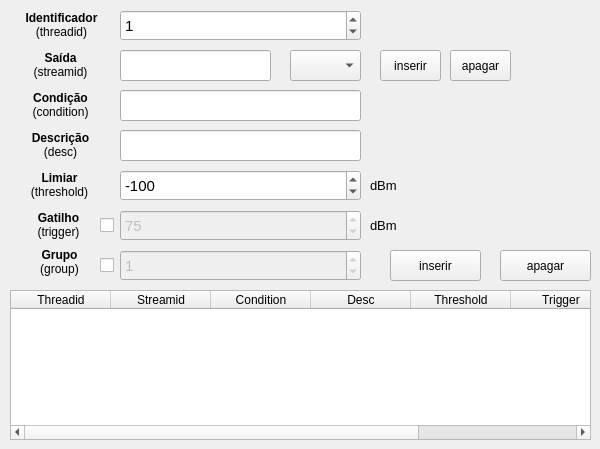
   <widget class="QWidget" name="tab">
    <attribute name="title">
     <string>Ocupação (occ)</string>
    </attribute>
    <widget class="QLineEdit" name="occ_desc_edit">
     <property name="geometry">
      <rect>
       <x>120</x>
       <y>130</y>
       <width>241</width>
       <height>31</height>
      </rect>
     </property>
     <property name="font">
      <font>
       <pointsize>11</pointsize>
      </font>
     </property>
    </widget>
    <widget class="QLabel" name="occ_group_label">
     <property name="geometry">
      <rect>
       <x>39</x>
       <y>247</y>
       <width>41</width>
       <height>31</height>
      </rect>
     </property>
     <property name="text">
      <string>&lt;html&gt;&lt;head/&gt;&lt;body&gt;&lt;p align=&quot;center&quot;&gt;&lt;span style=&quot; font-weight:600;&quot;&gt;Grupo&lt;br/&gt;&lt;/span&gt;(group)&lt;/p&gt;&lt;/body&gt;&lt;/html&gt;</string>
     </property>
    </widget>
    <widget class="QCheckBox" name="occ_group_check">
     <property name="geometry">
      <rect>
       <x>100</x>
       <y>250</y>
       <width>20</width>
       <height>31</height>
      </rect>
     </property>
     <property name="text">
      <string/>
     </property>
    </widget>
    <widget class="QLabel" name="occ_threadid_label">
     <property name="geometry">
      <rect>
       <x>21</x>
       <y>10</y>
       <width>81</width>
       <height>31</height>
      </rect>
     </property>
     <property name="text">
      <string>&lt;html&gt;&lt;head/&gt;&lt;body&gt;&lt;p align=&quot;center&quot;&gt;&lt;span style=&quot; font-weight:600;&quot;&gt;Identificador&lt;/span&gt;&lt;br/&gt;(threadid)&lt;/p&gt;&lt;/body&gt;&lt;/html&gt;</string>
     </property>
    </widget>
    <widget class="QLabel" name="occ_threshold_label">
     <property name="geometry">
      <rect>
       <x>29</x>
       <y>170</y>
       <width>61</width>
       <height>31</height>
      </rect>
     </property>
     <property name="text">
      <string>&lt;html&gt;&lt;head/&gt;&lt;body&gt;&lt;p align=&quot;center&quot;&gt;&lt;span style=&quot; font-weight:600;&quot;&gt;Limiar&lt;br/&gt;&lt;/span&gt;(threshold)&lt;/p&gt;&lt;/body&gt;&lt;/html&gt;</string>
     </property>
    </widget>
    <widget class="QLabel" name="occ_trigger_label">
     <property name="geometry">
      <rect>
       <x>33</x>
       <y>210</y>
       <width>51</width>
       <height>31</height>
      </rect>
     </property>
     <property name="text">
      <string>&lt;html&gt;&lt;head/&gt;&lt;body&gt;&lt;p align=&quot;center&quot;&gt;&lt;span style=&quot; font-weight:600;&quot;&gt;Gatilho&lt;br/&gt;&lt;/span&gt;(trigger)&lt;/p&gt;&lt;/body&gt;&lt;/html&gt;</string>
     </property>
    </widget>
    <widget class="QCheckBox" name="occ_trigger_check">
     <property name="geometry">
      <rect>
       <x>100</x>
       <y>210</y>
       <width>20</width>
       <height>31</height>
      </rect>
     </property>
     <property name="text">
      <string/>
     </property>
    </widget>
    <widget class="QLabel" name="occ_desc_label">
     <property name="geometry">
      <rect>
       <x>30</x>
       <y>130</y>
       <width>61</width>
       <height>31</height>
      </rect>
     </property>
     <property name="text">
      <string>&lt;html&gt;&lt;head/&gt;&lt;body&gt;&lt;p align=&quot;center&quot;&gt;&lt;span style=&quot; font-weight:600;&quot;&gt;Descrição&lt;br/&gt;&lt;/span&gt;(desc)&lt;/p&gt;&lt;/body&gt;&lt;/html&gt;</string>
     </property>
    </widget>
    <widget class="QPushButton" name="occ_inserir_bt">
     <property name="geometry">
      <rect>
       <x>390</x>
       <y>250</y>
       <width>91</width>
       <height>31</height>
      </rect>
     </property>
     <property name="text">
      <string>inserir</string>
     </property>
    </widget>
    <widget class="QLabel" name="occ_streamid_label">
     <property name="geometry">
      <rect>
       <x>30</x>
       <y>50</y>
       <width>61</width>
       <height>31</height>
      </rect>
     </property>
     <property name="text">
      <string>&lt;html&gt;&lt;head/&gt;&lt;body&gt;&lt;p align=&quot;center&quot;&gt;&lt;span style=&quot; font-weight:600;&quot;&gt;Saída&lt;/span&gt;&lt;br/&gt;(streamid)&lt;/p&gt;&lt;/body&gt;&lt;/html&gt;</string>
     </property>
    </widget>
    <widget class="QLabel" name="occ_condition_label">
     <property name="geometry">
      <rect>
       <x>30</x>
       <y>90</y>
       <width>61</width>
       <height>31</height>
      </rect>
     </property>
     <property name="text">
      <string>&lt;html&gt;&lt;head/&gt;&lt;body&gt;&lt;p align=&quot;center&quot;&gt;&lt;span style=&quot; font-weight:600;&quot;&gt;Condição&lt;br/&gt;&lt;/span&gt;(condition)&lt;/p&gt;&lt;/body&gt;&lt;/html&gt;</string>
     </property>
    </widget>
    <widget class="QLineEdit" name="occ_condition_edit">
     <property name="geometry">
      <rect>
       <x>120</x>
       <y>90</y>
       <width>241</width>
       <height>31</height>
      </rect>
     </property>
     <property name="font">
      <font>
       <pointsize>11</pointsize>
      </font>
     </property>
    </widget>
    <widget class="QSpinBox" name="occ_threadid_sbox">
     <property name="geometry">
      <rect>
       <x>120</x>
       <y>10</y>
       <width>241</width>
       <height>31</height>
      </rect>
     </property>
     <property name="font">
      <font>
       <pointsize>11</pointsize>
      </font>
     </property>
     <property name="minimum">
      <number>0</number>
     </property>
     <property name="maximum">
      <number>6000</number>
     </property>
     <property name="singleStep">
      <number>1</number>
     </property>
     <property name="value">
      <number>1</number>
     </property>
    </widget>
    <widget class="QSpinBox" name="occ_threshold_sbox">
     <property name="enabled">
      <bool>true</bool>
     </property>
     <property name="geometry">
      <rect>
       <x>120</x>
       <y>170</y>
       <width>241</width>
       <height>31</height>
      </rect>
     </property>
     <property name="font">
      <font>
       <pointsize>11</pointsize>
      </font>
     </property>
     <property name="minimum">
      <number>-10000</number>
     </property>
     <property name="maximum">
      <number>6000</number>
     </property>
     <property name="singleStep">
      <number>1</number>
     </property>
     <property name="value">
      <number>-100</number>
     </property>
    </widget>
    <widget class="QSpinBox" name="occ_trigger_sbox">
     <property name="enabled">
      <bool>false</bool>
     </property>
     <property name="geometry">
      <rect>
       <x>120</x>
       <y>210</y>
       <width>241</width>
       <height>31</height>
      </rect>
     </property>
     <property name="font">
      <font>
       <pointsize>11</pointsize>
      </font>
     </property>
     <property name="minimum">
      <number>0</number>
     </property>
     <property name="maximum">
      <number>6000</number>
     </property>
     <property name="singleStep">
      <number>1</number>
     </property>
     <property name="value">
      <number>75</number>
     </property>
    </widget>
    <widget class="QSpinBox" name="occ_group_sbox">
     <property name="enabled">
      <bool>false</bool>
     </property>
     <property name="geometry">
      <rect>
       <x>120</x>
       <y>250</y>
       <width>241</width>
       <height>31</height>
      </rect>
     </property>
     <property name="font">
      <font>
       <pointsize>11</pointsize>
      </font>
     </property>
     <property name="minimum">
      <number>0</number>
     </property>
     <property name="maximum">
      <number>6000</number>
     </property>
     <property name="singleStep">
      <number>1</number>
     </property>
     <property name="value">
      <number>1</number>
     </property>
    </widget>
    <widget class="QTableWidget" name="occ_table">
     <property name="geometry">
      <rect>
       <x>10</x>
       <y>290</y>
       <width>581</width>
       <height>150</height>
      </rect>
     </property>
     <column>
      <property name="text">
       <string>Threadid</string>
      </property>
     </column>
     <column>
      <property name="text">
       <string>Streamid</string>
      </property>
     </column>
     <column>
      <property name="text">
       <string>Condition</string>
      </property>
     </column>
     <column>
      <property name="text">
       <string>Desc</string>
      </property>
     </column>
     <column>
      <property name="text">
       <string>Threshold</string>
      </property>
     </column>
     <column>
      <property name="text">
       <string>Trigger</string>
      </property>
     </column>
     <column>
      <property name="text">
       <string>Group</string>
      </property>
     </column>
    </widget>
    <widget class="QPushButton" name="occ_apagar_bt">
     <property name="geometry">
      <rect>
       <x>500</x>
       <y>250</y>
       <width>91</width>
       <height>31</height>
      </rect>
     </property>
     <property name="text">
      <string>apagar</string>
     </property>
    </widget>
    <widget class="QComboBox" name="occ_streamid_cbox">
     <property name="geometry">
      <rect>
       <x>290</x>
       <y>50</y>
       <width>71</width>
       <height>31</height>
      </rect>
     </property>
     <property name="font">
      <font>
       <pointsize>11</pointsize>
      </font>
     </property>
    </widget>
    <widget class="QLineEdit" name="occ_streamid_edit">
     <property name="enabled">
      <bool>true</bool>
     </property>
     <property name="geometry">
      <rect>
       <x>120</x>
       <y>50</y>
       <width>151</width>
       <height>31</height>
      </rect>
     </property>
     <property name="font">
      <font>
       <pointsize>11</pointsize>
      </font>
     </property>
     <property name="readOnly">
      <bool>true</bool>
     </property>
    </widget>
    <widget class="QPushButton" name="occ_inserir_streamid_bt">
     <property name="geometry">
      <rect>
       <x>380</x>
       <y>50</y>
       <width>61</width>
       <height>31</height>
      </rect>
     </property>
     <property name="text">
      <string>inserir</string>
     </property>
    </widget>
    <widget class="QPushButton" name="occ_apagar_streamid_bt">
     <property name="geometry">
      <rect>
       <x>450</x>
       <y>50</y>
       <width>61</width>
       <height>31</height>
      </rect>
     </property>
     <property name="text">
      <string>apagar</string>
     </property>
    </widget>
    <widget class="QLabel" name="occ_trsh_dbm_label">
     <property name="geometry">
      <rect>
       <x>370</x>
       <y>170</y>
       <width>41</width>
       <height>31</height>
      </rect>
     </property>
     <property name="font">
      <font>
       <pointsize>10</pointsize>
      </font>
     </property>
     <property name="text">
      <string>dBm</string>
     </property>
    </widget>
    <widget class="QLabel" name="occ_trigger_dbm_label">
     <property name="geometry">
      <rect>
       <x>370</x>
       <y>210</y>
       <width>41</width>
       <height>31</height>
      </rect>
     </property>
     <property name="font">
      <font>
       <pointsize>10</pointsize>
      </font>
     </property>
     <property name="text">
      <string>dBm</string>
     </property>
    </widget>
   </widget>
